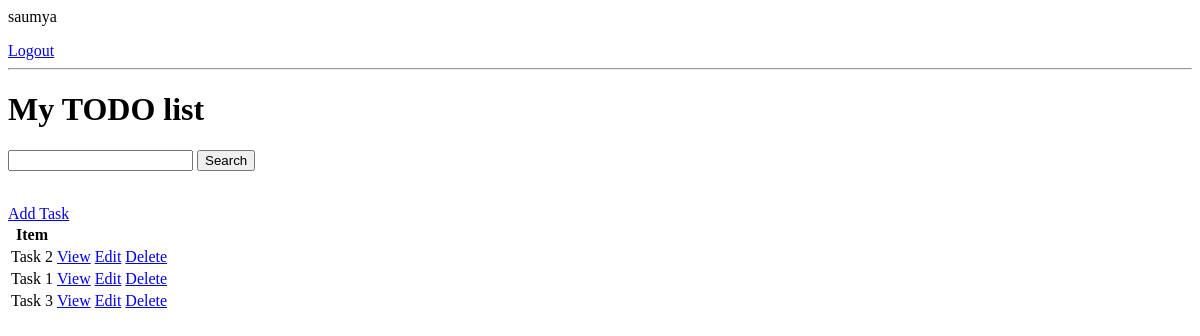
The app's page / (signed in), older data.
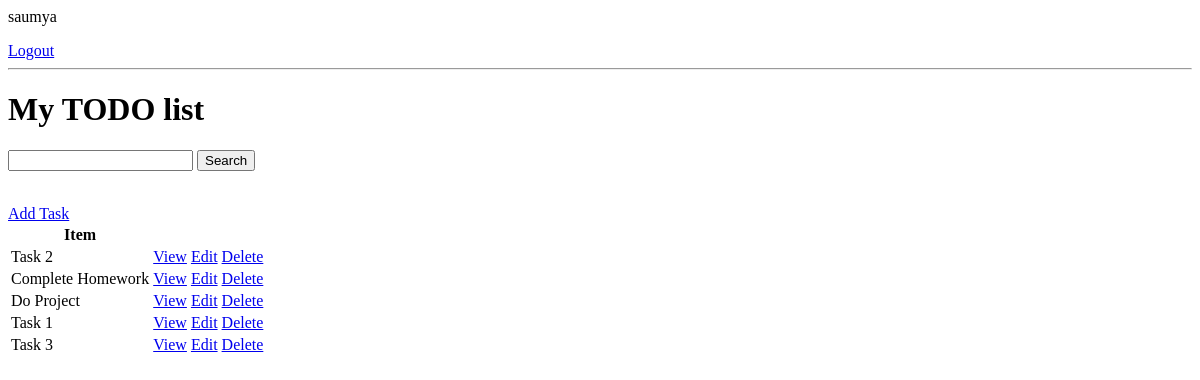
The same page, newer data.
### base/models.py (models this page shows, shortened)
class Task(models.Model):
    user = models.ForeignKey(User , on_delete=models.CASCADE , null = True , blank = True)
    title = models.CharField(max_length=200)
    description = models.TextField(null=True  , blank = True)
    complete= models.BooleanField(default=False)
    created = models.DateTimeField(auto_now_add=True)
    class Meta:
        ordering=['complete']

### base/views.py (the view)
# urls.py: path('' , TaskList.as_view() , name = 'tasks'),
class TaskList( LoginRequiredMixin , ListView):
    model = Task
    context_object_name = 'tasks'
    def get_context_data(self , **kwargs):
        context = super().get_context_data(**kwargs)
        context['tasks'] = context['tasks'].filter(user = self.request.user )
        context['count'] = context['tasks'].filter( complete = True)
        search_input = self.request.GET.get('search-area') or ''
        if search_input:
             context['tasks'] = context['tasks'].filter(title__startswith=search_input)
        context['search_input'] = search_input
        return context

### base/templates/base/task_list.html (shortened to what this page needs)
{% if request.user.is_authenticated %}
    <p>{{request.user}} </p>
    <a href='/logout'>Logout</a>
{% else %}
    <a href='/login'>Login</a>
{% endif %}
<hr>
<h1> My TODO list </h1>
<form method='get' >
    <input type='text' name='search-area' value ={{search_input}}>
    <input type ='submit' value="Search">
</form>
<a href='/task-create'>Add Task</a>
<table>
    <tr>
        <th>Item</th>
        <th> </th>
        <th></th>
        <th></th>
    </tr>
    {% for task in tasks %}
    <tr>
        <td> {{ task.title }} </td>
        <td> <a href= "/task/{{task.id}}" > View </a> </td>
        <td> <a href= "/task-update/{{task.id}}" > Edit </a> </td>
        <td> <a href= "/task-delete/{{task.id}}" > Delete </a> </td>
    </tr>
    {% empty %}
    <h3>No tasks</h3>
    {% endfor %}
</table>

Row changes from the older to the newer data that the page shows:
added Task: title "Complete Homework"
added Task: title "Do Project"
